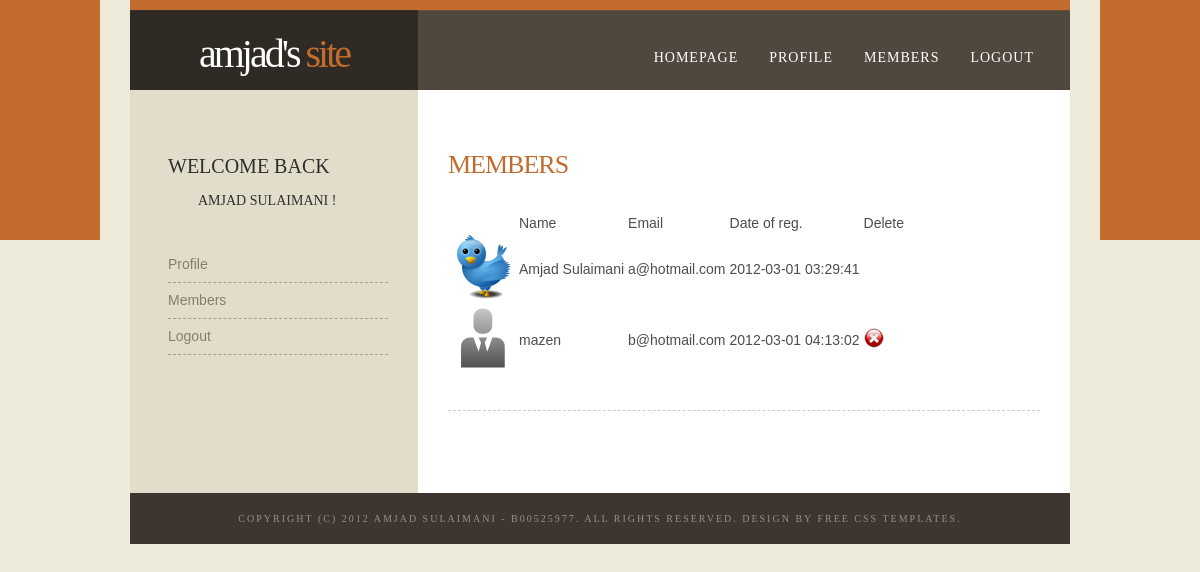
The page /members.php (signed in) on the database its author committed.
### tables this page shows
CREATE TABLE `a3_user_info` (
  `u_id` int(10) NOT NULL auto_increment,
  `username` varchar(55) default NULL,
  `email` varchar(55) default NULL,
  `pass` varchar(100) default NULL,
  `avatar` varchar(255) default 'uploads/default_avatar.jpg',
  `registration_date` timestamp NOT NULL default CURRENT_TIMESTAMP,
  PRIMARY KEY  (`u_id`)
);

### members.php (the view, shortened to what this page needs)
<?php
	require_once('includes/config.php');
	$link = mysqli_connect($db_host, $db_user, $db_pass, $db_name) or die('Your DB connection is misconfigured. Enter the correct values and try again.');
?>
<!DOCTYPE html PUBLIC "-//W3C//DTD XHTML 1.0 Strict//EN" "http://www.w3.org/TR/xhtml1/DTD/xhtml1-strict.dtd">
<html xmlns="http://www.w3.org/1999/xhtml">
<head>
<link href="css/style.css" rel="stylesheet" type="text/css" media="screen" />
</head>
<body>
<div id="wrapper">
	<div id="wrapper2">
		<div id="header" class="container">
			<div id="logo">
				<h1><a href="index.php">Amjad's <span> site</span></a></h1>
			</div>
			<div id="menu">
				<ul>
					<?php include('includes/menu.php'); ?>
				</ul>
			</div>
		</div>
		<div id="page">
			<div id="content">
				<div class="post">
					<h2 class="title"><a href="#">Members </a></h2>
					<div style="clear: both;">&nbsp;</div>
					<div class="entry">
						<p><div>
    <?php
		$query = "SELECT * FROM a3_user_info";
		$result = mysqli_query($link, $query);
		echo "<table>";
		echo "<td></td>";
		echo "<td>Name</td>";
		echo "<td>Email</td>";
		echo "<td>Date of reg.</td>";
		echo "<td>Delete</td>";
		while ($row = mysqli_fetch_assoc($result)) {
			echo "<tr>";
			echo "<td><a style='text-decoration:none' href='profile.php'><img src='".$row['avatar']."' height='64' width='64'/></a></td>";
			echo "<td>".$row['username']."</td>";
			echo "<td>".$row['email']."</td>";
			echo "<td>".$row['registration_date']."</td>";
			if(isset($_SESSION['user_id']))
			{
				 $ut = $_SESSION['user_id'];
				 $user_id = $row['u_id'];
				 if(strnatcmp($ut, $user_id))
				 {
						echo "<td><a style='text-decoration:none' href='members.php?del_id=".$row['u_id']."' title='Delete this user'><img src='images/delete.png' alt='( X )' height='20' width='20'/></a></td>";
				 }
			}
			echo "</tr>";
		}
		echo "</table>";
		?>
</div>
			?>  </p>
					</div>
				</div>
				<div style="clear: both;">&nbsp;</div>
			</div>
			<div id="sidebar">
				<ul>
					<li>
						<div id="search" >
								<div>
									<?php include('includes/login.php'); ?>
								</div>
						</div>
						<div style="clear: both;">&nbsp;</div>
					</li>
				</ul>
			</div>
			<div style="clear: both;">&nbsp;</div>
		</div>
		<div id="footer">
			<p>Copyright (c) 2012 Amjad Sulaimani - B00525977. All rights reserved. Design by <a href="http://www.freecsstemplates.org/">Free CSS Templates</a>.</p>
		</div>
	</div>
</div>
</body>
</html>

### includes/menu.php (shortened to what this page needs)
<li class="current_page_item"><a href="index.php">Homepage</a></li>
<?php
	if (isset($_SESSION['user_email']) && isset($_SESSION['user_id'])) {
	?>
		<li><a href="profile.php">Profile</a></li>
		<li><a href="members.php">Members</a></li>
		<li><a href="includes/logout.php">Logout</a></li>
	<?php
	}
	elseif (!isset($_SESSION['user_email']) && !isset($_SESSION['user_id'])) {
	?>
		<li><a href="signup.php">Signup</a></li>
	<?php
	}
	?>

### includes/login.php (shortened to what this page needs)
<?php
	if (isset($_SESSION['user_email']) && isset($_SESSION['user_id'])) {
		echo "<h2>Welcome back<p>".$_SESSION['user_name']." !</p></h2>";
		?><ul>
		<li><a href="profile.php">Profile</a></li>
		<li><a href="members.php">Members</a></li>
		<li><a href="includes/logout.php">Logout</a></li>
		</ul>
		<?php
	}
	?>

### css/style.css (style rules this page uses)
body { margin: 0; padding: 0; background: #EEEBDA url(../images/img01.jpg) repeat-x left top; font-family: Arial, Helvetica, sans-serif; font-size: 14px; color: #4D4D4D; }
h1, h2, h3 { margin: 0; padding: 0; font-weight: normal; font-family: 'Arvo', serif; color: #056303; }
h1 { font-size: 2em; }
h2 { font-size: 2.8em; }
p, ul, ol { margin-top: 0; line-height: 240%; }
a { text-decoration: none; color: #C16C2F; }
#wrapper { background: url(../images/img03.jpg) repeat-y center top; }
#wrapper2 { background: url(../images/img02.jpg) no-repeat center top; }
.container { width: 1000px; margin: 0px auto; }
#header { width: 940px; height: 100px; margin: 0px auto; padding: 0px; }
#logo { float: left; width: 288px; height: 100px; margin: 0; padding: 0; color: #FFFFFF; }
#logo h1 { padding: 30px 0px 0px 0px; letter-spacing: -3px; text-align: center; text-transform: lowercase; font-size: 40px; }
#logo h1 span { color: #C16C2F; }
#logo h1 a { color: #FFFFFF; }
#logo a { border: none; background: none; text-decoration: none; color: #000000; }
#search { float: right; width: 280px; height: 60px; padding: 20px 0px 0px 0px; }
#menu { float: right; width: 652px; height: 100px; margin: 0px auto; padding: 0px; }
#menu ul { float: right; margin: 0; padding: 50px 20px 0px 0px; list-style: none; line-height: normal; }
#menu li { float: left; padding: 0px 15px 0px 15px; }
#menu a { display: block; height: 20px; margin-right: 1px; letter-spacing: 1px; text-decoration: none; text-align: center; text-transform: uppercase; font-family: 'Arvo', serif; font-size: 14px; font-weight: normal; color: #FFFFFF; border: none; }
#menu a:hover, #menu .current_page_item a { text-decoration: none; }
#page { width: 940px; margin: 0px auto; padding: 30px 0px; }
#content { float: right; width: 592px; padding: 0px 30px; }
.post { overflow: hidden; margin-bottom: 20px; border-bottom: 1px dashed #CACACA; }
.post .title { margin: 0px; padding: 7px 0px 0px 0px; letter-spacing: -1px; }
.post .title a { border: none; letter-spacing: 1px; letter-spacing: -1px; text-align: left; text-transform: uppercase; font-size: 26px; font-weight: normal; color: #C16C2F; }
.post .entry { padding: 0px 0px 30px 0px; padding-bottom: 20px; text-align: justify; }
#sidebar { float: left; width: 288px; margin: 0px; color: #726B63; }
#sidebar ul { margin: 0; padding: 0; list-style: none; }
#sidebar li { margin: 0; padding: 0; }
#sidebar li ul { margin: 0px 0px; padding-bottom: 50px; }
#sidebar li li { line-height: 35px; border-bottom: 1px dashed #A5A08C; margin: 0px 30px; font-size: 14px; font-weight: normal; }
#sidebar li li a { padding: 0px 0px 0px 0px; }
#sidebar h2 { margin: 0px; padding: 0px 0px 10px 0px; padding-left: 30px; text-align: left; text-transform: uppercase; font-size: 20px; font-weight: normal; color: #2E2E2E; }
#sidebar p { margin: 0 0px; padding: 0px 30px 20px 30px; text-align: justify; font-size: 14px; }
#sidebar a { border: none; color: #857E6E; }
#footer { width: 940px; margin: 0px auto; padding: 20px 0px; background: #3D3630; color: #949085; }
#footer p { margin: 0; line-height: normal; letter-spacing: 2px; text-align: center; text-decoration: none; text-align: center; text-transform: uppercase; font-family: 'Arvo', serif; font-weight: normal; font-size: 10px; }
#footer a { color: #949085; }

### rows shown on the page
a3_user_info: avatar (picture), username "Amjad Sulaimani", email "a@hotmail.com", registration_date "2012-03-01 03:29:41"
a3_user_info: avatar (picture), username "mazen", email "b@hotmail.com", registration_date "2012-03-01 04:13:02"

### other values the page prints
$_SESSION['user_name'] "AMJAD SULAIMANI"
